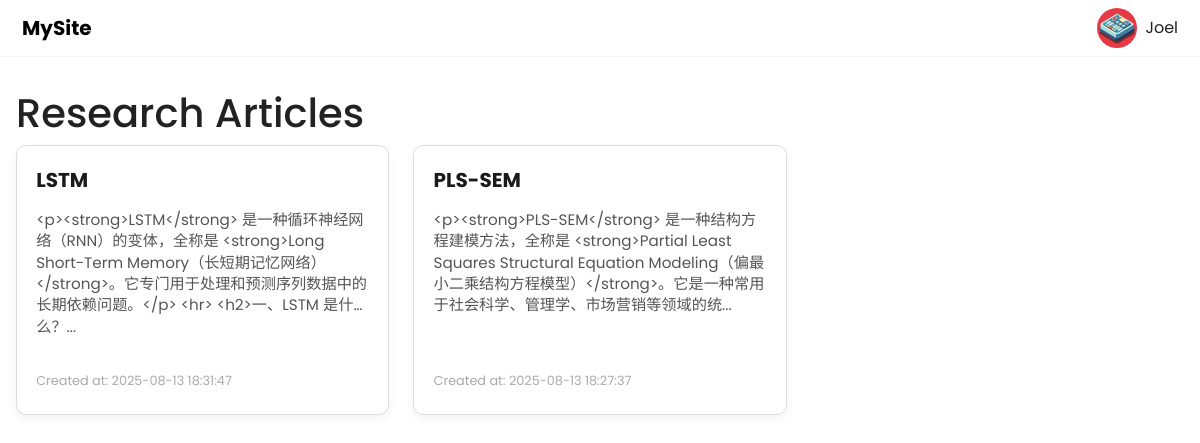
Screenshot of /research/ with the database file from the repository.
### models/research.py (models this page shows, shortened)
class ResearchContent(db.Model):
    __tablename__ = 'research_content'
    id = db.Column(db.Integer, primary_key=True)
    title = db.Column(db.String(200), default="")
    description = db.Column(db.Text, default="")
    created_at = db.Column(db.DateTime, default=datetime.utcnow, nullable=False)
    updated_at = db.Column(db.DateTime, default=datetime.utcnow, onupdate=datetime.utcnow, nullable=False)

### routes/research.py (the view)
@research_bp.route('/')
def research_list():
    contents = ResearchContent.query.order_by(ResearchContent.created_at.desc()).all()
    return render_template('research.html', contents=contents)

### templates/research.html
{% extends 'base.html' %}
{% block content %}
<div class="english-container" role="main" aria-label="English Content List">
  <h1>Research Articles</h1>
  <div class="english-list">
    {% if contents %}
      {% for content in contents %}
      <article class="english-card" tabindex="0" role="link" onclick="location.href='{{ url_for('research.research_detail', content_id=content.id) }}'">
        <h2 class="english-card-title">{{ content.title }}</h2>
        <p class="excerpt">{{ content.description[:150] }}{% if content.description|length > 150 %}...{% endif %}</p>
        <p class="date">Created at: {{ content.created_at.strftime('%Y-%m-%d %H:%M:%S') }}</p>
      </article>
      {% endfor %}
    {% else %}
      <p style="text-align:center; color:#888;">No research resources found.</p>
    {% endif %}
  </div>
</div>
{% endblock %}

### static/css/style.css (style rules this page uses)
html, body, .container-home { margin: 0; padding: 0; }
body { font-family: 'Poppins', sans-serif; background: #ffffff; color: #222222; overflow-x: hidden; }
body.other-page { height: auto; overflow: auto; }

### static/css/english.css (style rules this page uses)
.english-container { max-width: 1200px; margin: 2rem auto; padding: 0 1rem; }
.english-list { display: grid; grid-template-columns: repeat(auto-fill, minmax(280px, 1fr)); gap: 1.5rem; }
.english-card { background: #fff; border-radius: 10px; padding: 1.2rem; box-shadow: 0 4px 10px rgba(0, 0, 0, 0.05); cursor: pointer; transition: transform 0.2s ease, box-shadow 0.2s ease; height: 270px; display: flex; flex-direction: column; border: 1px solid #ddd; }
.english-card h2 { font-size: 1.25rem; font-weight: 700; margin-bottom: 0.5rem; color: #1a1a1a; line-height: 1.5; text-overflow: ellipsis; white-space: nowrap; transition: color 0.2s ease; flex-shrink: 0; overflow: hidden; }
.english-card .excerpt { font-size: 0.95rem; color: #555; line-height: 1.4; display: -webkit-box; -webkit-line-clamp: 5; -webkit-box-orient: vertical; overflow: hidden; text-overflow: ellipsis; margin: 6px 0; flex: 1; }
.english-card .date { font-size: 0.8rem; color: #aaa; margin-top: 0.8rem; white-space: nowrap; overflow: hidden; text-overflow: ellipsis; flex-shrink: 0; margin-bottom: 5px; }

### rows the page displays
ResearchContent: title "LSTM", description "<p><strong>LSTM</strong> 是一种循环神经网络（RNN）的变体，全称是 <strong>Long Short-Term Memory（长短期记忆网络）</strong>。它专门用于处理和预测序列数据中的长期依赖问题。</p> <hr> <h2>一、LSTM 是什么？", created_at "2025-08-13 18:31:47"
ResearchContent: title "PLS-SEM", description "<p><strong>PLS-SEM</strong> 是一种结构方程建模方法，全称是 <strong>Partial Least Squares Structural Equation Modeling（偏最小二乘结构方程模型）</strong>。它是一种常用于社会科学、管理学、市场营销等领域的统", created_at "2025-08-13 18:27:37"
